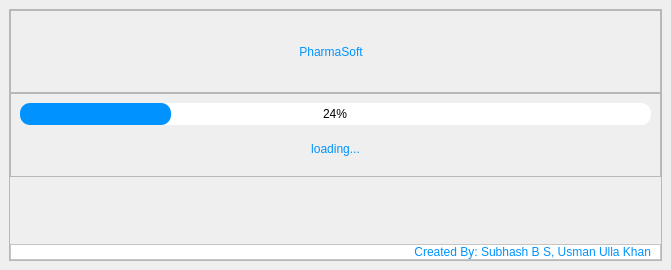
<?xml version="1.0" encoding="UTF-8"?>
<ui version="4.0">
 <class>SplashScreen</class>
 <widget class="QMainWindow" name="SplashScreen">
  <property name="geometry">
   <rect>
    <x>0</x>
    <y>0</y>
    <width>671</width>
    <height>270</height>
   </rect>
  </property>
  <property name="windowTitle">
   <string>MainWindow</string>
  </property>
  <widget class="QWidget" name="centralwidget">
   <layout class="QVBoxLayout" name="verticalLayout">
    <item>
     <widget class="QFrame" name="frame">
      <property name="styleSheet">
       <string notr="true">

background-color: rgb(255, 255, 255);
QFrame{
color: qlineargradient(spread:pad, x1:0, y1:0, x2:1, y2:1, stop:0.869318 rgba(0, 147, 255, 255));
border -radius: 10px;
}
</string>
      </property>
      <property name="frameShape">
       <enum>QFrame::StyledPanel</enum>
      </property>
      <property name="frameShadow">
       <enum>QFrame::Raised</enum>
      </property>
      <layout class="QVBoxLayout" name="verticalLayout_2">
       <property name="spacing">
        <number>0</number>
       </property>
       <property name="leftMargin">
        <number>0</number>
       </property>
       <property name="topMargin">
        <number>0</number>
       </property>
       <property name="rightMargin">
        <number>0</number>
       </property>
       <property name="bottomMargin">
        <number>0</number>
       </property>
       <item>
        <widget class="QFrame" name="frame_2">
         <property name="frameShape">
          <enum>QFrame::StyledPanel</enum>
         </property>
         <property name="frameShadow">
          <enum>QFrame::Raised</enum>
         </property>
         <layout class="QVBoxLayout" name="verticalLayout_3">
          <property name="spacing">
           <number>0</number>
          </property>
          <property name="leftMargin">
           <number>0</number>
          </property>
          <property name="topMargin">
           <number>0</number>
          </property>
          <property name="bottomMargin">
           <number>0</number>
          </property>
          <item>
           <widget class="QLabel" name="label">
            <property name="autoFillBackground">
             <bool>false</bool>
            </property>
            <property name="styleSheet">
             <string notr="true">font: 75 49pt &quot;Century Gothic&quot;;
color: qlineargradient(spread:pad, x1:0, y1:0, x2:1, y2:1, stop:0.869318 rgba(0, 147, 255, 255));
background-image: url(:/newPrefix/loginbg.jpg);</string>
            </property>
            <property name="text">
             <string>PharmaSoft</string>
            </property>
            <property name="textFormat">
             <enum>Qt::AutoText</enum>
            </property>
            <property name="scaledContents">
             <bool>false</bool>
            </property>
            <property name="alignment">
             <set>Qt::AlignCenter</set>
            </property>
           </widget>
          </item>
         </layout>
        </widget>
       </item>
       <item>
        <widget class="QFrame" name="frame_4">
         <property name="frameShape">
          <enum>QFrame::StyledPanel</enum>
         </property>
         <property name="frameShadow">
          <enum>QFrame::Raised</enum>
         </property>
         <layout class="QVBoxLayout" name="verticalLayout_5">
          <item>
           <widget class="QProgressBar" name="progressBar">
            <property name="styleSheet">
             <string notr="true">QProgressBar{
text-align: center;
border-style: none;
border-radius: 10px;
background-color: rgb(255, 255, 255);

}

QProgressBar::chunk{
border-radius: 10px;
background-color: qlineargradient(spread:pad, x1:0, y1:0, x2:1, y2:1, stop:0.869318 rgba(0, 147, 255, 255));
}</string>
            </property>
            <property name="value">
             <number>24</number>
            </property>
            <property name="alignment">
             <set>Qt::AlignCenter</set>
            </property>
           </widget>
          </item>
          <item>
           <widget class="QLabel" name="label_3">
            <property name="autoFillBackground">
             <bool>false</bool>
            </property>
            <property name="styleSheet">
             <string notr="true">font: 75 12pt &quot;Century Gothic&quot;;
color: qlineargradient(spread:pad, x1:0, y1:0, x2:1, y2:1, stop:0.869318 rgba(0, 147, 255, 255));</string>
            </property>
            <property name="text">
             <string>loading...</string>
            </property>
            <property name="alignment">
             <set>Qt::AlignCenter</set>
            </property>
           </widget>
          </item>
         </layout>
        </widget>
       </item>
       <item alignment="Qt::AlignBottom">
        <widget class="QFrame" name="frame_3">
         <property name="styleSheet">
          <string notr="true">background-color: rgb(255, 255, 255);</string>
         </property>
         <property name="frameShape">
          <enum>QFrame::StyledPanel</enum>
         </property>
         <property name="frameShadow">
          <enum>QFrame::Raised</enum>
         </property>
         <layout class="QVBoxLayout" name="verticalLayout_4">
          <property name="spacing">
           <number>0</number>
          </property>
          <property name="leftMargin">
           <number>0</number>
          </property>
          <property name="topMargin">
           <number>0</number>
          </property>
          <property name="bottomMargin">
           <number>0</number>
          </property>
          <item>
           <widget class="QLabel" name="label_2">
            <property name="autoFillBackground">
             <bool>false</bool>
            </property>
            <property name="styleSheet">
             <string notr="true">font: 75 8pt &quot;Century Gothic&quot;;
color: qlineargradient(spread:pad, x1:0, y1:0, x2:1, y2:1, stop:0.869318 rgba(0, 147, 255, 255));
background-color: rgb(255, 255, 255);</string>
            </property>
            <property name="text">
             <string> Created By: Subhash B S, Usman Ulla Khan</string>
            </property>
            <property name="alignment">
             <set>Qt::AlignBottom|Qt::AlignRight|Qt::AlignTrailing</set>
            </property>
           </widget>
          </item>
         </layout>
        </widget>
       </item>
      </layout>
     </widget>
    </item>
   </layout>
  </widget>
 </widget>
 <resources>
  <include location="photos/background.qrc"/>
 </resources>
 <connections/>
</ui>
